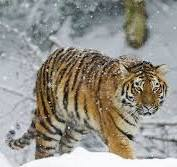
#> input picture images/01.jpeg, 177 x 167 px, found by its file name
$ jupyter execute Baitap13.ipynb
#> lines starting #> are read from the running program, lines starting #| are printed output that depends on the picture
#> further down, image is the input picture: PIL image 177x167 RGB; mean R, G, B 149.2, 145.9, 138
[cell 1]
import numpy as np
from PIL import Image
import matplotlib.pyplot as plt

def histogram_equalization(image, nbr_bins=256):
#> called with nbr_bins = 256
    if image.mode != 'L':
        image = image.convert('L')
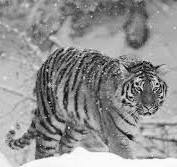
#> image: PIL image 177x167 L; min 1, max 255, mean 146

    image_array = np.array(image)

    histogram, bins = np.histogram(image_array, bins=nbr_bins, range=(0, 256), density=True)
#> histogram = 256 values, max 0.016 at index 250, min 0 at index 0, mean 0.00391; bins = 257 values from 0 to 256

    cdf = histogram.cumsum()
#> cdf = 256 values from 0 to 1
    cdf = 255 * cdf / cdf[-1]
#> cdf = 256 values from 0 to 255

    image_equalized = np.interp(image_array, bins[:-1], cdf)
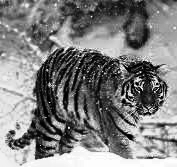
#> image_equalized: shape (167, 177) float64; min 0.0259, max 255, mean 128.3

    equalized_image = Image.fromarray(image_equalized.astype('uint8'))

    return equalized_image

[cell 2]
my_path = "../ThiGiacMayTinh/images/01.jpeg"
image = Image.open(my_path)

equalized_image = histogram_equalization(image)

plt.figure(figsize=(15, 10))

plt.subplot(2, 2, 1)
plt.imshow(image.convert("L"), cmap='gray')
plt.title('Hình ảnh gốc')

plt.subplot(2, 2, 2)
plt.hist(np.array(image.convert("L")).flatten(), bins=128)
plt.title('Biểu đồ Histogram - Hình ảnh gốc')

plt.subplot(2, 2, 3)
plt.imshow(equalized_image, cmap='gray')
plt.title('Hình ảnh đã cân bằng')

plt.subplot(2, 2, 4)
plt.hist(np.array(equalized_image).flatten(), bins=128)
plt.title('Biểu đồ Histogram - Hình ảnh đã cân bằng')

plt.show()
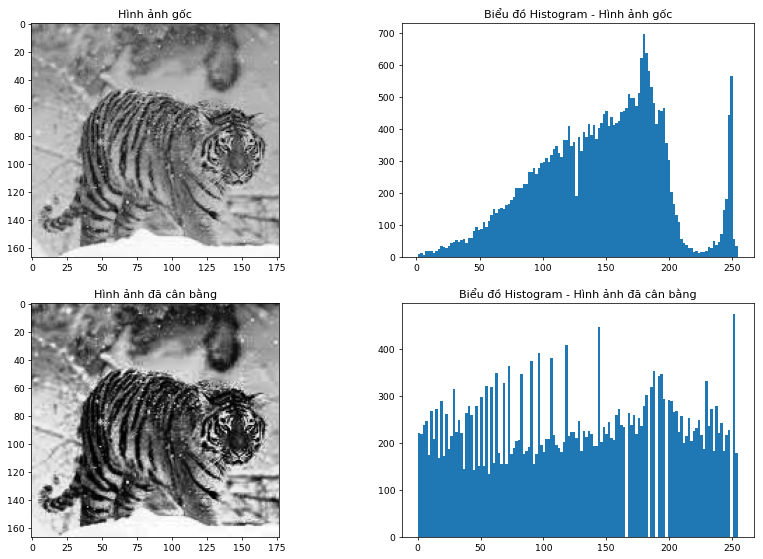
#> figure drawn by matplotlib, 4 panels; panel 2: tallest bar 696 high, from x = 179.6 to 181.6; panel 4: tallest bar 474 high, from x = 251 to 253

$ run again, with images/02.jpeg copied over images/01.jpeg
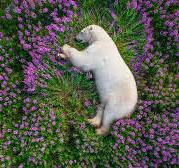
#> input picture images/02.jpeg, 179 x 168 px, found by its file name
#> image is the input picture: PIL image 179x168 RGB; mean R, G, B 87, 89.6, 77.1
#> in histogram_equalization, `image = image.convert('L')`:
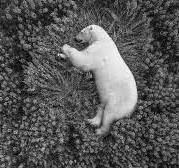
#> image: PIL image 179x168 L; min 0, max 254, mean 87.4
#> histogram = 256 values, max 0.0108 at index 72, min 0 at index 255, mean 0.00391; bins = 257 values from 0 to 256
#> in histogram_equalization, `cdf = histogram.cumsum()`: cdf = 256 values from 9.98e-05 to 1
#> in histogram_equalization, `cdf = 255 * cdf / cdf[-1]`: cdf = 256 values from 0.0254 to 255
#> `plt.show()`:
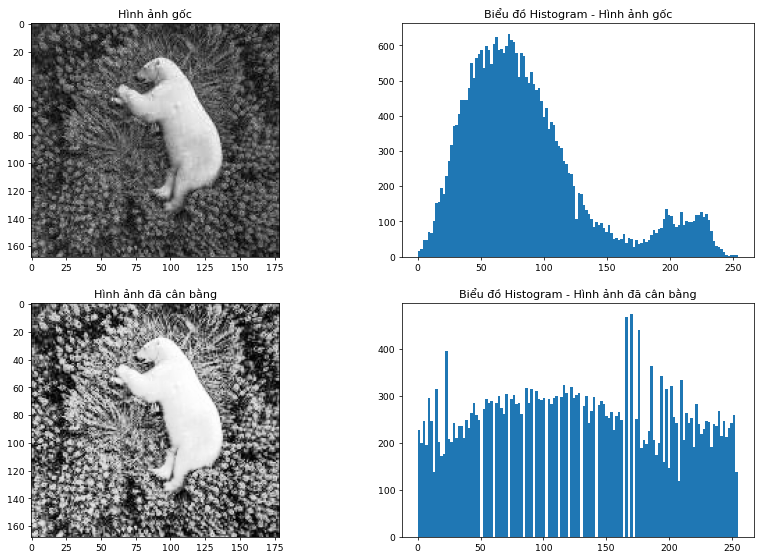
#> figure drawn by matplotlib, 4 panels; panel 2: tallest bar 631 high, from x = 71.44 to 73.42; panel 4: tallest bar 474 high, from x = 169.3 to 171.3

$ run again, with images/03.jpeg copied over images/01.jpeg
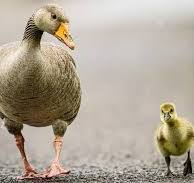
#> input picture images/03.jpeg, 194 x 183 px, found by its file name
#> image is the input picture: PIL image 194x183 RGB; mean R, G, B 176, 165.7, 150.6
#> in histogram_equalization, `image = image.convert('L')`:
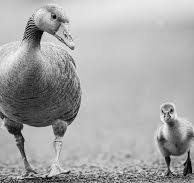
#> image: PIL image 194x183 L; min 1, max 251, mean 167.1
#> histogram = 256 values, max 0.0326 at index 191, min 0 at index 0, mean 0.00391; bins = 257 values from 0 to 256
#> in histogram_equalization, `cdf = histogram.cumsum()`: cdf = 256 values from 0 to 1
#> in histogram_equalization, `cdf = 255 * cdf / cdf[-1]`: cdf = 256 values from 0 to 255
#> `plt.show()`:
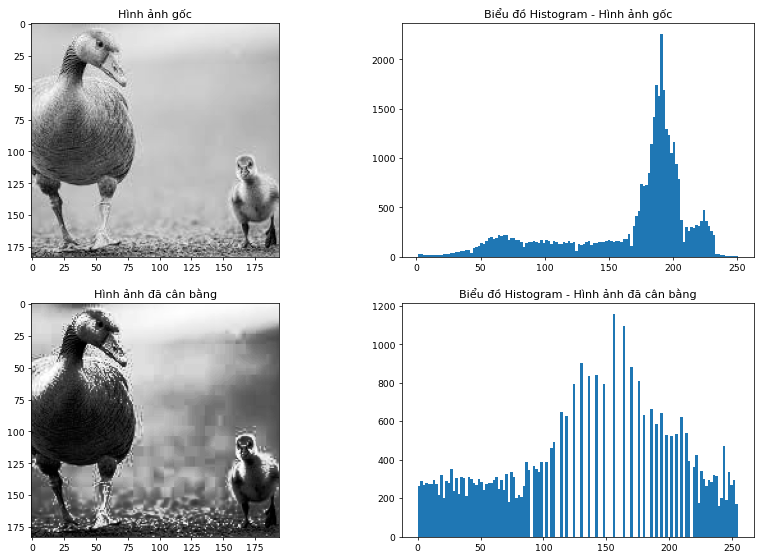
#> figure drawn by matplotlib, 4 panels; panel 2: tallest bar 2254 high, from x = 190.5 to 192.4; panel 4: tallest bar 1156 high, from x = 155.4 to 157.4

$ run again, with images/04.jpeg copied over images/01.jpeg
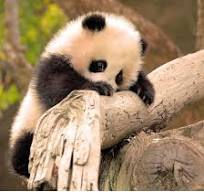
#> input picture images/04.jpeg, 204 x 192 px, found by its file name
#> image is the input picture: PIL image 204x192 RGB; mean R, G, B 159.4, 134.1, 105
#> in histogram_equalization, `image = image.convert('L')`:
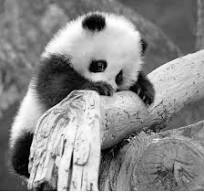
#> image: PIL image 204x192 L; min 0, max 255, mean 138.4
#> histogram = 256 values, max 0.00784 at index 123, min 0.000128 at index 255, mean 0.00391; bins = 257 values from 0 to 256
#> in histogram_equalization, `cdf = histogram.cumsum()`: cdf = 256 values from 0.000562 to 1
#> in histogram_equalization, `cdf = 255 * cdf / cdf[-1]`: cdf = 256 values from 0.143 to 255
#> `plt.show()`:
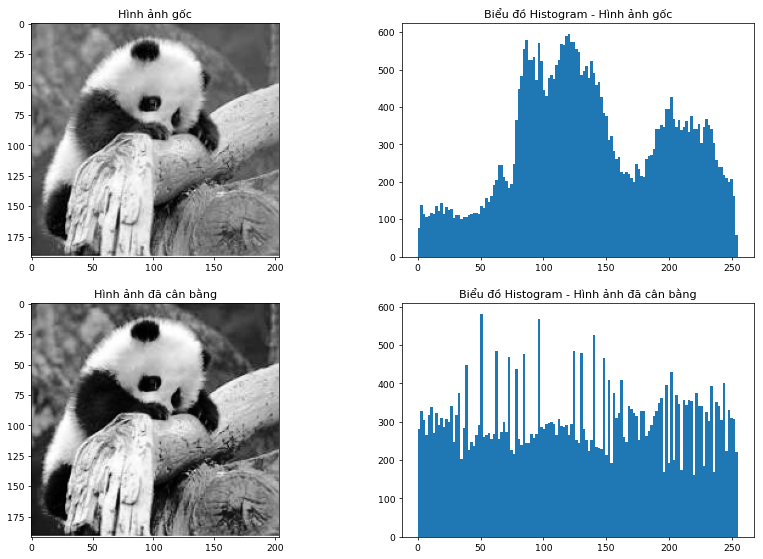
#> figure drawn by matplotlib, 4 panels; panel 2: tallest bar 594 high, from x = 119.5 to 121.5; panel 4: tallest bar 580 high, from x = 49.8 to 51.8
